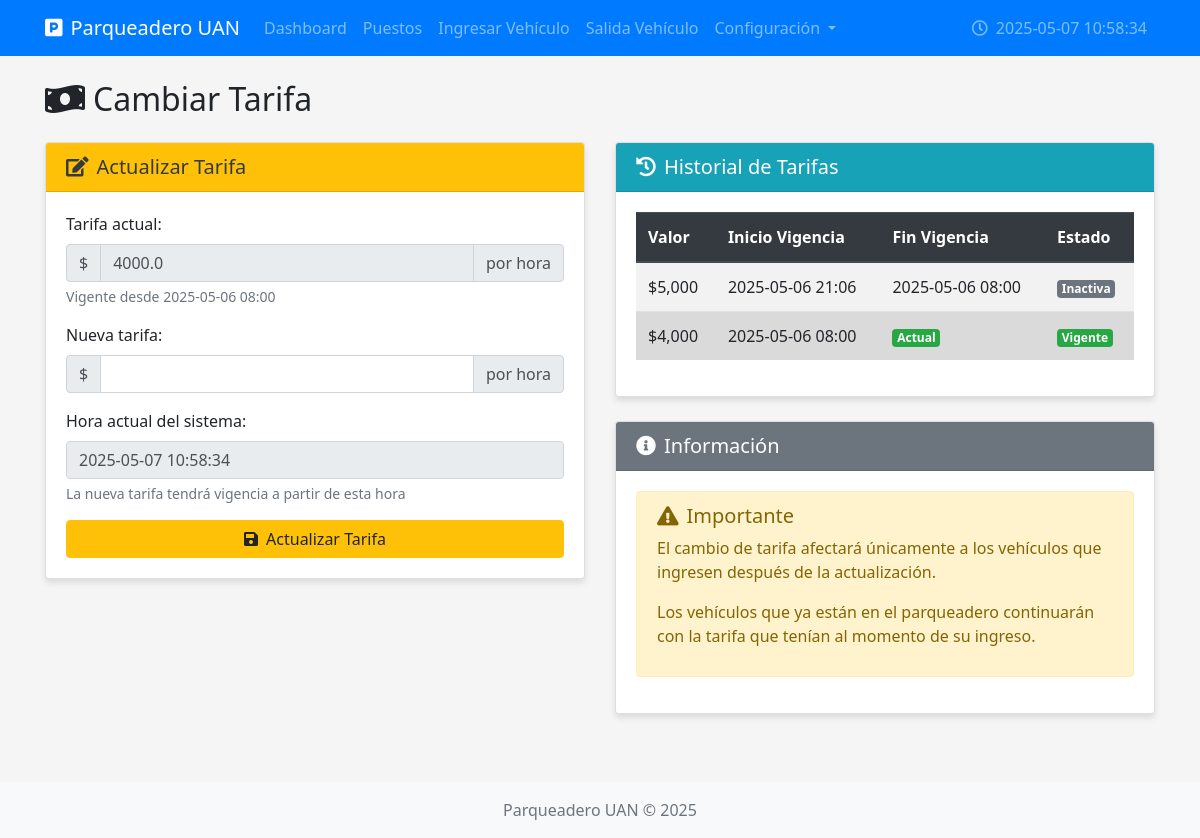
The page /cambiar-tarifa on the database its author committed.
### models.py (models this page shows, shortened)
class Tarifa(Base):
    __tablename__ = "tarifa"
    id_tarifa = Column(Integer, primary_key=True, autoincrement=True)
    valor_por_hora = Column(Float, nullable=False)
    fecha_inicio_vigencia = Column(DateTime, nullable=False, default=datetime.now)
    fecha_fin_vigencia = Column(DateTime, nullable=True)
    registros = relationship("RegistroParqueo", back_populates="tarifa")

### routes.py (the view, shortened to what this page needs)
@routes.route('/cambiar-tarifa', methods=['GET', 'POST'])
@auth.login_required
def cambiar_tarifa():
    db = next(get_db())
    tarifa_actual = db.query(Tarifa).filter(Tarifa.fecha_fin_vigencia == None).first()
    config = db.query(ConfiguracionParqueadero).first()
    historial_tarifas = db.query(Tarifa).order_by(Tarifa.fecha_inicio_vigencia.desc()).all()
    return render_template('cambiar_tarifa.html', tarifa_actual=tarifa_actual, historial_tarifas=historial_tarifas, config=config, hora_actual=config.hora_actual.strftime('%Y-%m-%d %H:%M:%S'))

### models.py (called while the page is built)
def get_db():
    db = SessionLocal()
    try:
        yield db
    finally:
        db.close()

### templates/cambiar_tarifa.html (shortened to what this page needs)
{% extends 'base.html' %}
{% block content %}
<h2 class="mb-4"><i class="fas fa-money-bill-wave mr-2"></i>Cambiar Tarifa</h2>
<div class="row">
    <div class="col-md-6">
        <div class="card">
            <div class="card-header bg-warning text-dark">
                <h5 class="mb-0"><i class="fas fa-edit mr-2"></i>Actualizar Tarifa</h5>
            </div>
            <div class="card-body">
                <form method="POST" action="{{ url_for('routes.cambiar_tarifa') }}">
                    <div class="form-group">
                        <label>Tarifa actual:</label>
                        <div class="input-group">
                            <div class="input-group-prepend">
                                <span class="input-group-text">$</span>
                            </div>
                            <input type="text" class="form-control" value="{{ tarifa_actual.valor_por_hora }}" readonly>
                            <div class="input-group-append">
                                <span class="input-group-text">por hora</span>
                            </div>
                        </div>
                        <small class="form-text text-muted">Vigente desde {{ tarifa_actual.fecha_inicio_vigencia.strftime('%Y-%m-%d %H:%M') }}</small>
                    </div>
                    <div class="form-group">
                        <label for="valor_por_hora">Nueva tarifa:</label>
                        <div class="input-group">
                            <div class="input-group-prepend">
                                <span class="input-group-text">$</span>
                            </div>
                            <input type="number" class="form-control" id="valor_por_hora" name="valor_por_hora" min="1000" step="500" required>
                            <div class="input-group-append">
                                <span class="input-group-text">por hora</span>
                            </div>
                        </div>
                    </div>
                    <div class="form-group">
                        <label>Hora actual del sistema:</label>
                        <input type="text" class="form-control" value="{{ hora_actual }}" readonly>
                        <small class="form-text text-muted">La nueva tarifa tendrá vigencia a partir de esta hora</small>
                    </div>
                    <button type="submit" class="btn btn-warning btn-block">
                        <i class="fas fa-save mr-2"></i>Actualizar Tarifa
                    </button>
                </form>
            </div>
        </div>
    </div>
    <div class="col-md-6">
        <div class="card">
            <div class="card-header bg-info text-white">
                <h5 class="mb-0"><i class="fas fa-history mr-2"></i>Historial de Tarifas</h5>
            </div>
            <div class="card-body">
                {% if historial_tarifas %}
                <div class="table-responsive">
                    <table class="table table-striped table-hover">
                        <thead>
                            <tr>
                                <th>Valor</th>
                                <th>Inicio Vigencia</th>
                                <th>Fin Vigencia</th>
                                <th>Estado</th>
                            </tr>
                        </thead>
                        <tbody>
                            {% for tarifa in historial_tarifas %}
                            <tr {% if tarifa.fecha_fin_vigencia is none %}class="table-active"{% endif %}>
                                <td>${{ "{:,.0f}".format(tarifa.valor_por_hora) }}</td>
                                <td>{{ tarifa.fecha_inicio_vigencia.strftime('%Y-%m-%d %H:%M') }}</td>
                                <td>
                                    {% if tarifa.fecha_fin_vigencia %}
                                        {{ tarifa.fecha_fin_vigencia.strftime('%Y-%m-%d %H:%M') }}
                                    {% else %}
                                        <span class="badge badge-success">Actual</span>
                                    {% endif %}
                                </td>
                                <td>
                                    {% if tarifa.fecha_fin_vigencia is none %}
                                        <span class="badge badge-success">Vigente</span>
                                    {% else %}
                                        <span class="badge badge-secondary">Inactiva</span>
                                    {% endif %}
                                </td>
                            </tr>
                            {% endfor %}
                        </tbody>
                    </table>
                </div>
                {% else %}
                <div class="alert alert-info">
                    <i class="fas fa-info-circle mr-2"></i>No hay historial de tarifas.
                </div>
                {% endif %}
            </div>
        </div>
        <div class="card mt-4">
            <div class="card-header bg-secondary text-white">
                <h5 class="mb-0"><i class="fas fa-info-circle mr-2"></i>Información</h5>
            </div>
            <div class="card-body">
                <div class="alert alert-warning">
                    <h5><i class="fas fa-exclamation-triangle mr-2"></i>Importante</h5>
                    <p>El cambio de tarifa afectará únicamente a los vehículos que ingresen después de la actualización.</p>
                    <p>Los vehículos que ya están en el parqueadero continuarán con la tarifa que tenían al momento de su ingreso.</p>
                </div>
            </div>
        </div>
    </div>
</div>
{% endblock %}

### static/css/styles.css (style rules this page uses)
body { font-family: 'Segoe UI', Tahoma, Geneva, Verdana, sans-serif; background-color: #f5f5f5; min-height: 100vh; display: flex; flex-direction: column; }
.card { transition: transform 0.3s ease; margin-bottom: 20px; box-shadow: 0 4px 6px rgba(0, 0, 0, 0.1); }
.fas, .far { margin-right: 5px; }
.table thead th { background-color: #343a40; color: white; border-color: #454d55; }
.alert i { font-size: 1.2rem; margin-right: 10px; }

### rows shown on the page
Tarifa: valor_por_hora "4000.0", fecha_inicio_vigencia "2025-05-06 08:00", valor_por_hora "4,000", shows "Actual", shows "Vigente"
Tarifa: valor_por_hora "5,000", fecha_inicio_vigencia "2025-05-06 21:06", fecha_fin_vigencia "2025-05-06 08:00", shows "Inactiva"

### other values the page prints
{{ hora_actual }} "2025-05-07 10:58:34"
